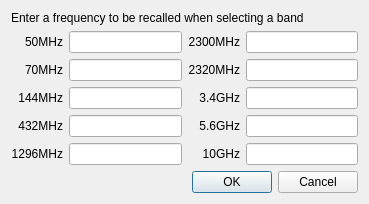
<?xml version="1.0" encoding="UTF-8"?>
<ui version="4.0">
 <class>FreqPresetDialog</class>
 <widget class="QDialog" name="FreqPresetDialog">
  <property name="geometry">
   <rect>
    <x>0</x>
    <y>0</y>
    <width>369</width>
    <height>202</height>
   </rect>
  </property>
  <property name="windowTitle">
   <string>Setup Band Frequency</string>
  </property>
  <layout class="QVBoxLayout" name="verticalLayout">
   <item>
    <widget class="QLabel" name="label_11">
     <property name="text">
      <string>Enter a frequency to be recalled when selecting a band</string>
     </property>
    </widget>
   </item>
   <item>
    <layout class="QGridLayout" name="gridLayout" rowminimumheight="0,0,0,0,0,0,0,0,0,0" columnminimumwidth="0,0,0,0,0">
     <item row="0" column="0">
      <widget class="QLabel" name="label_2">
       <property name="text">
        <string>50MHz</string>
       </property>
       <property name="alignment">
        <set>Qt::AlignRight|Qt::AlignTrailing|Qt::AlignVCenter</set>
       </property>
      </widget>
     </item>
     <item row="3" column="0">
      <widget class="QLabel" name="label_5">
       <property name="text">
        <string>432MHz</string>
       </property>
       <property name="alignment">
        <set>Qt::AlignRight|Qt::AlignTrailing|Qt::AlignVCenter</set>
       </property>
      </widget>
     </item>
     <item row="2" column="0">
      <widget class="QLabel" name="label_4">
       <property name="text">
        <string>144MHz</string>
       </property>
       <property name="alignment">
        <set>Qt::AlignRight|Qt::AlignTrailing|Qt::AlignVCenter</set>
       </property>
      </widget>
     </item>
     <item row="0" column="1">
      <widget class="QLineEdit" name="lineEdit_50mhz"/>
     </item>
     <item row="1" column="0">
      <widget class="QLabel" name="label_3">
       <property name="text">
        <string>70MHz</string>
       </property>
       <property name="alignment">
        <set>Qt::AlignRight|Qt::AlignTrailing|Qt::AlignVCenter</set>
       </property>
      </widget>
     </item>
     <item row="1" column="1">
      <widget class="QLineEdit" name="lineEdit_70mhz"/>
     </item>
     <item row="4" column="0">
      <widget class="QLabel" name="label_6">
       <property name="text">
        <string>1296MHz</string>
       </property>
       <property name="alignment">
        <set>Qt::AlignRight|Qt::AlignTrailing|Qt::AlignVCenter</set>
       </property>
      </widget>
     </item>
     <item row="2" column="1">
      <widget class="QLineEdit" name="lineEdit_144mhz"/>
     </item>
     <item row="4" column="1">
      <widget class="QLineEdit" name="lineEdit_1296mhz"/>
     </item>
     <item row="3" column="1">
      <widget class="QLineEdit" name="lineEdit_432mhz"/>
     </item>
     <item row="4" column="2">
      <widget class="QLabel" name="label_12">
       <property name="text">
        <string>10GHz</string>
       </property>
       <property name="alignment">
        <set>Qt::AlignRight|Qt::AlignTrailing|Qt::AlignVCenter</set>
       </property>
      </widget>
     </item>
     <item row="3" column="2">
      <widget class="QLabel" name="label_10">
       <property name="text">
        <string>5.6GHz</string>
       </property>
       <property name="alignment">
        <set>Qt::AlignRight|Qt::AlignTrailing|Qt::AlignVCenter</set>
       </property>
      </widget>
     </item>
     <item row="4" column="4">
      <widget class="QLineEdit" name="lineEdit_10ghz"/>
     </item>
     <item row="3" column="4">
      <widget class="QLineEdit" name="lineEdit_5_6ghz"/>
     </item>
     <item row="0" column="2">
      <widget class="QLabel" name="label_7">
       <property name="text">
        <string>2300MHz</string>
       </property>
       <property name="alignment">
        <set>Qt::AlignRight|Qt::AlignTrailing|Qt::AlignVCenter</set>
       </property>
      </widget>
     </item>
     <item row="0" column="4">
      <widget class="QLineEdit" name="lineEdit_2300mhz"/>
     </item>
     <item row="1" column="2">
      <widget class="QLabel" name="label_8">
       <property name="text">
        <string>2320MHz</string>
       </property>
       <property name="alignment">
        <set>Qt::AlignRight|Qt::AlignTrailing|Qt::AlignVCenter</set>
       </property>
      </widget>
     </item>
     <item row="1" column="4">
      <widget class="QLineEdit" name="lineEdit_2320mhz"/>
     </item>
     <item row="2" column="2">
      <widget class="QLabel" name="label_9">
       <property name="text">
        <string>3.4GHz</string>
       </property>
       <property name="alignment">
        <set>Qt::AlignRight|Qt::AlignTrailing|Qt::AlignVCenter</set>
       </property>
      </widget>
     </item>
     <item row="2" column="4">
      <widget class="QLineEdit" name="lineEdit_3_4ghz"/>
     </item>
    </layout>
   </item>
   <item>
    <widget class="QDialogButtonBox" name="buttonBox">
     <property name="orientation">
      <enum>Qt::Horizontal</enum>
     </property>
     <property name="standardButtons">
      <set>QDialogButtonBox::Cancel|QDialogButtonBox::Ok</set>
     </property>
    </widget>
   </item>
  </layout>
 </widget>
 <resources/>
 <connections>
  <connection>
   <sender>buttonBox</sender>
   <signal>accepted()</signal>
   <receiver>FreqPresetDialog</receiver>
   <slot>accept()</slot>
   <hints>
    <hint type="sourcelabel">
     <x>248</x>
     <y>254</y>
    </hint>
    <hint type="destinationlabel">
     <x>157</x>
     <y>274</y>
    </hint>
   </hints>
  </connection>
  <connection>
   <sender>buttonBox</sender>
   <signal>rejected()</signal>
   <receiver>FreqPresetDialog</receiver>
   <slot>reject()</slot>
   <hints>
    <hint type="sourcelabel">
     <x>316</x>
     <y>260</y>
    </hint>
    <hint type="destinationlabel">
     <x>286</x>
     <y>274</y>
    </hint>
   </hints>
  </connection>
 </connections>
</ui>
